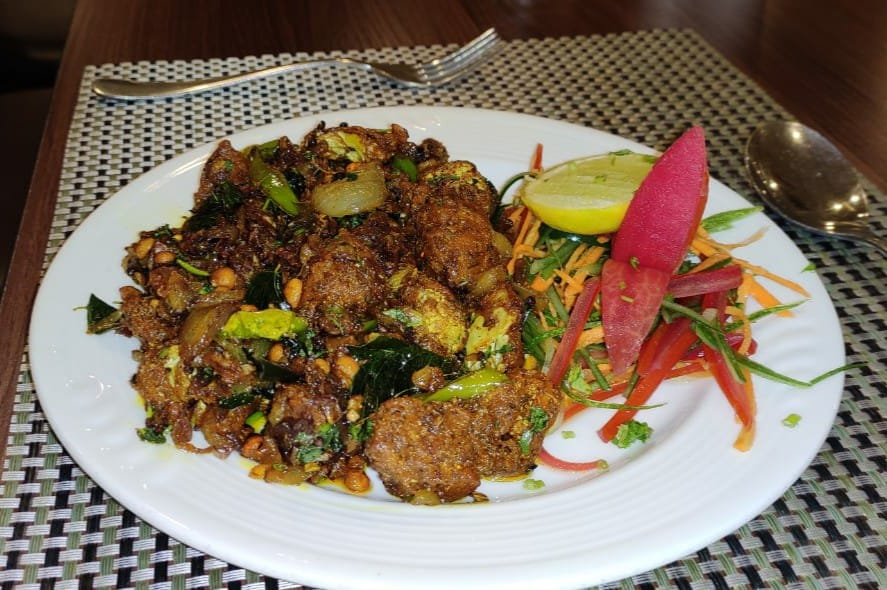
#> input picture assets/images/andhra-g2.jpg, 887 x 590 px
$ python -i build-pair-thumbs.py   (imports and definitions only)
#> lines starting #> are read from the running program, lines starting #| are printed output that depends on the picture
#!/usr/bin/env python3
"""Cut a small square thumbnail for every dish in the matching game.

    python3 tools/build-pair-thumbs.py [--force]

The game shows a picture beside each dish name. The obvious thing is to point
those at the recipe photographs already in the repository, and the obvious
thing is wrong: they average 150 KB because they are made to fill a recipe
page, and the game deals four new dishes every round. A reader playing ten
rounds would pull about six megabytes to fill forty squares 48 pixels wide.

These are 112 pixels square — twice the display size, so they stay sharp on a
dense screen — centre-cropped and saved hard. They come out around 4 KB, so a
round costs less than a fifth of one recipe photograph.

Centre-cropped rather than letterboxed. Food photographs put the food in the
middle, and a square with bars down the side reads as a broken image.

Idempotent: a thumbnail newer than its source is left alone, so a rebuild that
changes nothing costs nothing. --force recuts everything, which is what to run
after changing SIZE or QUALITY.
"""
import os, sys

sys.path.insert(0, os.path.dirname(os.path.abspath(__file__)))
from PIL import Image
from pair_pool import pair_pool

ROOT = os.path.dirname(os.path.dirname(os.path.abspath(__file__)))
OUT = os.path.join(ROOT, "assets", "images", "pair")
SIZE = 112
QUALITY = 72


def cut(src, dest):
#> called with src = '../assets/images/andhra-g2.jpg', dest = 'out.png'
    with Image.open(src) as im:
#> im is the input picture: PIL image 887x590 RGB; mean R, G, B 130.8, 113.3, 94.2
        im = im.convert("RGB")
        w, h = im.size
#> w = 887; h = 590
        side = min(w, h)
#> side = 590
        im = im.crop(((w - side) // 2, (h - side) // 2,
                      (w + side) // 2, (h + side) // 2))
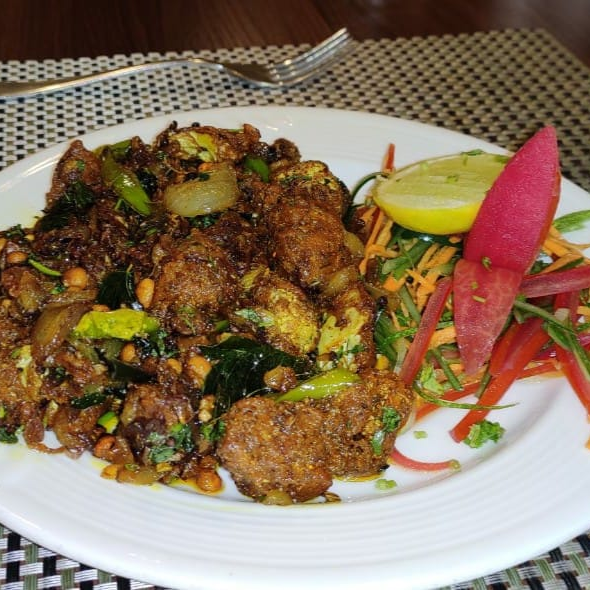
#> im: PIL image 590x590 RGB; mean R, G, B 138.4, 115.8, 91.6
        im = im.resize((SIZE, SIZE), Image.LANCZOS)
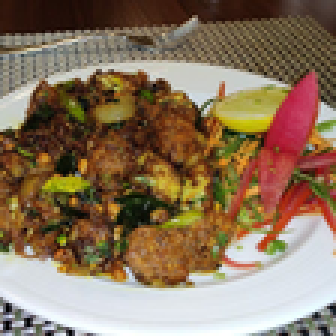
#> im: PIL image 112x112 RGB (shown 3 times larger); mean R, G, B 138.4, 115.9, 91.6
        im.save(dest, "JPEG", quality=QUALITY, optimize=True, progressive=True)


def main():
    force = "--force" in sys.argv
    if not os.path.isdir(OUT):
        os.makedirs(OUT)

    wanted, cut_now, missing = set(), 0, []
    for entries in pair_pool().values():
        for name, rid, img in entries:
            if not img:
                missing.append(name)
                continue
            src = os.path.join(ROOT, img)
            if not os.path.exists(src):
                missing.append(name)
                continue
            dest = os.path.join(OUT, rid + ".jpg")
            wanted.add(rid + ".jpg")
            if force or not os.path.exists(dest) or \
                    os.path.getmtime(dest) < os.path.getmtime(src):
                cut(src, dest)
                cut_now += 1

    # A dish that leaves the pool leaves its thumbnail behind, and a directory
    # that only ever grows is a directory nobody trusts.
    stale = [f for f in os.listdir(OUT) if f.endswith(".jpg") and f not in wanted]
    for f in stale:
        os.remove(os.path.join(OUT, f))

    total = sum(os.path.getsize(os.path.join(OUT, f)) for f in wanted
                if os.path.exists(os.path.join(OUT, f)))
    print("pair thumbnails: %d in place (%d cut, %d removed), %d KB total"
          % (len(wanted), cut_now, len(stale), total / 1024))
    if missing:
        print("  %d dishes have no photograph and will show a plain square: %s"
              % (len(missing), ", ".join(sorted(missing))))
    return 0


# [2 lines not run here, left out]

>>> result = cut('../assets/images/andhra-g2.jpg', 'out.png')

$ run again, on assets/images/cards/anglo-indian-hero.jpg
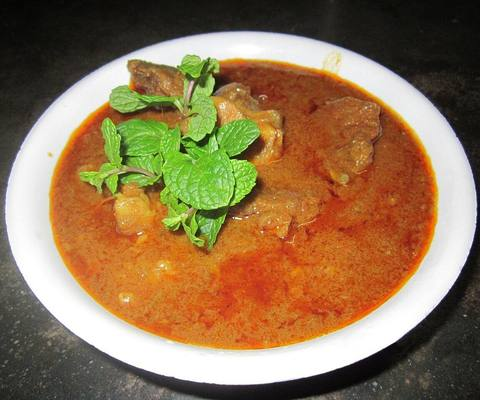
#> input picture assets/images/cards/anglo-indian-hero.jpg, 480 x 400 px
#> in cut, im is the input picture: PIL image 480x400 RGB; mean R, G, B 144.8, 116.4, 81.6
#> in cut, `im = im.crop(((w - side) // 2, (h - side) // 2, (w + side) // 2, (h + ..`:
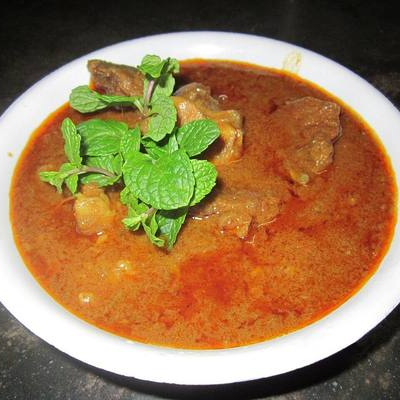
#> im: PIL image 400x400 RGB; mean R, G, B 154.5, 120.5, 79.1
#> in cut, `im = im.resize((SIZE, SIZE), Image.LANCZOS)`:
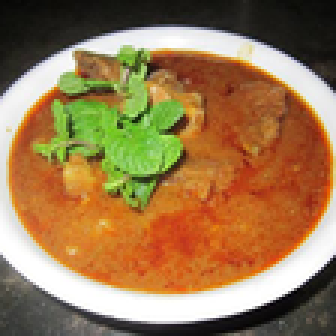
#> im: PIL image 112x112 RGB (shown 3 times larger); mean R, G, B 154.5, 120.4, 79.1

$ run again, on assets/images/cards/awadhi-hero.jpg
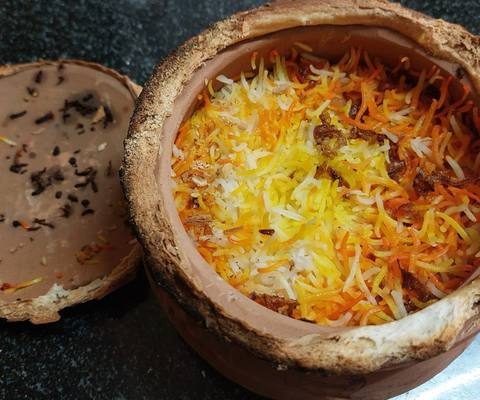
#> input picture assets/images/cards/awadhi-hero.jpg, 480 x 400 px
#> in cut, im is the input picture: PIL image 480x400 RGB; mean R, G, B 121.5, 89.7, 52
#> in cut, `im = im.crop(((w - side) // 2, (h - side) // 2, (w + side) // 2, (h + ..`:
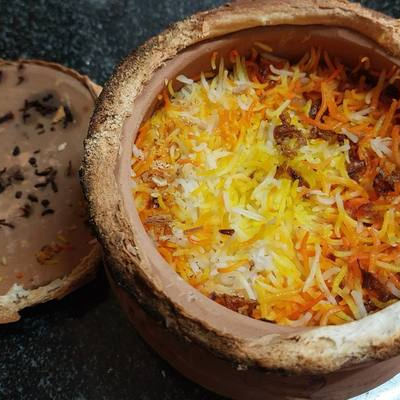
#> im: PIL image 400x400 RGB; mean R, G, B 123.3, 90.9, 50
#> in cut, `im = im.resize((SIZE, SIZE), Image.LANCZOS)`:
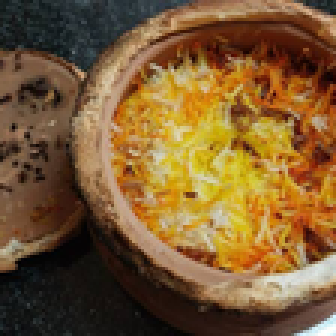
#> im: PIL image 112x112 RGB (shown 3 times larger); mean R, G, B 123.3, 90.9, 50
